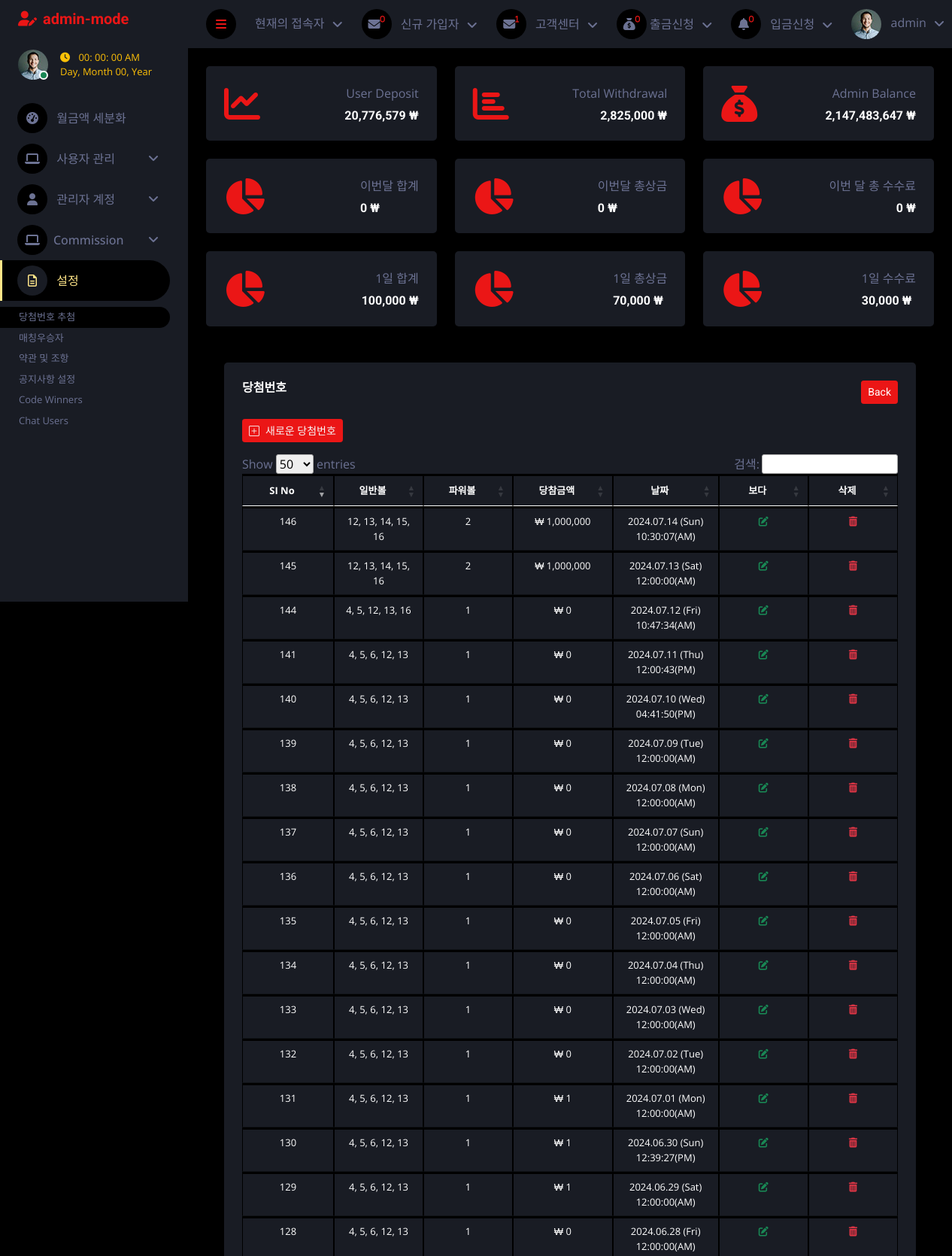
The app's page /admin/index.php?winning_numbers (signed in, upper part) with its own data.
### tables this page shows
CREATE TABLE `generate_numbers` (
  `gen_id` int(11) NOT NULL,
  `main_numbers` varchar(100) NOT NULL,
  `powerball_number` varchar(20) NOT NULL,
  `winning_price` int(100) NOT NULL DEFAULT 0,
  `generated_at` datetime NOT NULL DEFAULT current_timestamp()
);

### admin/winning_numbers.php (the view, shortened to what this page needs)
<div class="container-fluid pt-4 px-4">
    <div class="row g-4">
        <div class="col-sm-12">
            <div class="bg-secondary rounded h-100 p-4">
                <div>
                    <h6 class="mb-4">당첨번호
                        <a href="index.php" class="btn btn-primary btn-sm float-end">Back</a>
                    </h6>
                </div>
                <div class="d-flex">
                    <a href="#winningnumbers" class="btn btn-primary text-light btn-sm my-2 mx-0" data-bs-toggle="modal"><i class="bi bi-plus-square me-2"></i>새로운 당첨번호</a>
                </div>
                <div class="table-responsive my-2">
                    <table class="table table-bordered text-white text-center my-3" style="font-size: small;" id="myTable">
                        <thead>
                            <tr>
                                <th class="text-center">SI No</th>
                                <th class="text-center">일반볼</th>
                                <th class="text-center">파워볼</th>
                                <th class="text-center">당참금액</th>
                                <th class="text-center">날짜</th>
                                <th class="text-center">보다</th>
                                <th class="text-center">삭제</th>
                            </tr>
                        </thead>
                        <tbody>
                            <?php
                            include "./inc/connect.php";
                            $get_users = "Select * from `generate_numbers` order by `generated_at` DESC";
                            $result_query = mysqli_query($conn, $get_users);
                            while ($run_query = mysqli_fetch_array($result_query)) {
                                $main_numbers = explode(',', $run_query["main_numbers"]);
                                sort($main_numbers);
                                $sortedNumbers = implode(', ', $main_numbers);
                                $id = $run_query['gen_id'];
                                $powerballs = $run_query['powerball_number'];
                                $winning_price = $run_query['winning_price'];
                                $currentDateTime = date('Y.m.d (D) h:i:s(A)', strtotime($run_query['generated_at']));
                            ?>
                                <tr class='text-center'>
                                    <td><?php echo $id ?></td>
                                    <td><?php echo ($sortedNumbers) ?></td>
                                    <td><?php echo ($powerballs) ?></td>
                                    <td>₩ <?php echo number_format(($winning_price)) ?></td>
                                    <td> <?php echo $currentDateTime ?></td>
                                    <td><a href='index.php?winning_numbers_update=<?php echo $id ?>' class='text-success'><i class='fa-solid fa-pen-to-square'></i></a></td>
                                    <td><a href='index.php?delete_draw_numbers=<?php echo $id ?>' class='text-danger'><i class='fa-solid fa-trash-can'></i></a></td>
                                </tr>
                            <?php
                            }
                            ?>
                        </tbody>
                    </table>
                </div>
            </div>
        </div>
    </div>
</div>

### admin/index.php (shortened to what this page needs)
<div class="content">
    <?php include "inc/navbar.php"; ?>
    <div class="container-fluid pt-4 px-4">
        <div class="row g-4">
            <?php
            $query = "SELECT * FROM deposit_mgt";
            $query_run = mysqli_query($conn, $query);
            $user_deposit = 0;
            while ($num = mysqli_fetch_assoc($query_run)) {
                $user_deposit +=  $num['amount_deposit'];
            }
            ?>
            <div class="col-sm-12 col-xl-4">
                <div class="bg-secondary rounded d-flex align-items-center justify-content-between p-4">
                    <i class="fa fa-chart-line fa-3x text-primary"></i>
                    <div class="ms-3">
                        <p class="mb-2 float-end">User Deposit</p>
                        <h6 class="mb-0"><?php echo number_format($user_deposit); ?> ₩</h6>
                    </div>
                </div>
            </div>
            <?php
            $users_withdrawal = "SELECT * FROM users_withdrawal";
            $query_run = mysqli_query($conn, $users_withdrawal);
            $total_withdrawal = 0;
            while ($num = mysqli_fetch_assoc($query_run)) {
                $total_withdrawal +=  $num['amount_withdrawal'];
            }
            ?>
            <div class="col-sm-12 col-xl-4">
                <div class="bg-secondary rounded d-flex align-items-center justify-content-between p-4">
                    <i class="fa fa-chart-bar fa-3x text-primary"></i>
                    <div class="ms-3">
                        <p class="mb-2 float-end">Total Withdrawal</p>
                        <h6 class="mb-0" style="text-align: end;"><?php echo number_format($total_withdrawal) ?> ₩</h6>
                    </div>
                </div>
            </div>
            <?php
            $id = $_SESSION['id'];
            $query = "SELECT admin_credit FROM admins where id = $id";
            $query_run = mysqli_query($conn, $query);
            while ($run_query = mysqli_fetch_array($query_run)) {
                $credit = $run_query['admin_credit'];
            }
            ?>
            <div class="col-sm-12 col-xl-4">
               <div class="bg-secondary rounded d-flex align-items-center justify-content-between p-4">
                   <i class="fa fa-sack-dollar fa-3x text-primary"></i>
                   <div class="ms-3">
                       <p class="mb-2 float-end">Admin Balance</p>
                       <h6 class="mb-0"><?php echo number_format($credit); ?> ₩</h6>
                   </div>
               </div>
            </div>
            <?php
            $pay_monthly = 0;
            ?>
            <div class="col-sm-12 col-xl-4">
                <div class="bg-secondary rounded d-flex align-items-center justify-content-between p-4">
                    <i class="fa fa-chart-pie fa-3x text-primary"></i>
                    <div class="ms-3">
                        <p class="mb-2 float-end">이번달 합계</p>
                        <h6 class="mb-0"><?php echo number_format($pay_monthly); ?> ₩</h6>
                    </div>
                </div>
            </div>
            <?php
            $prize_monthly = 0;
            ?>
            <div class="col-sm-12 col-xl-4">
                <div class="bg-secondary rounded d-flex align-items-center justify-content-between p-4">
                    <i class="fa fa-chart-pie fa-3x text-primary"></i>
                    <div class="ms-3">
                        <p class="mb-2 float-end">이번달 총상금</p>
                        <h6 class="mb-0"><?php echo number_format($prize_monthly); ?> ₩</h6>
                    </div>
                </div>
            </div>
            <?php
            $com_monthly = 0;
            ?>
            <div class="col-sm-12 col-xl-4">
                <div class="bg-secondary rounded d-flex align-items-center justify-content-between p-4">
                    <i class="fa fa-chart-pie fa-3x text-primary"></i>
                    <div class="ms-3">
                        <p class="mb-2 float-end">이번 달 총 수수료</p>
                        <h6 class="mb-0" style="text-align: end;"   ><?php echo number_format($com_monthly); ?> ₩</h6>
                    </div>
                </div>
            </div>
            <?php
            $get_users = "SELECT *, SUM(payment) AS total_payment_amount FROM user_purchases GROUP BY DATE(date_purchase) ORDER BY `date_purchase` ASC";
            $result_query = mysqli_query($conn, $get_users);
            $previous_date = null;
            $total_prize = 0;
            while ($run_query = mysqli_fetch_array($result_query)) {
                if ($previous_date === null || date('Y-m-d', strtotime($previous_date)) != date('Y-m-d', strtotime($run_query['date_purchase']))) {
                    $total_prize = 0;
                }
                $total_prize += $run_query['total_payment_amount'];
                $previous_date = $run_query['date_purchase'];
            }
            ?>
            <div class="col-sm-12 col-xl-4">
                <div class="bg-secondary rounded d-flex align-items-center justify-content-between p-4">
                    <i class="fa fa-chart-pie fa-3x text-primary"></i>
                    <div class="ms-3">
                        <p class="mb-2 float-end">1일 합계</p>
                        <h6 class="mb-0" style="text-align: end;"><?php echo number_format($total_prize); ?> ₩</h6>
                    </div>
                </div>
            </div>
            <?php
            $get_users = "SELECT *, SUM(winning_amount) AS total_prize_amount FROM user_purchases GROUP BY DATE(date_purchase) ORDER BY `date_purchase` ASC";
            $result_query = mysqli_query($conn, $get_users);
            $previous_date = null;
            $total_payment = 0;
            while ($run_query = mysqli_fetch_array($result_query)) {
                if ($previous_date === null || date('Y-m-d', strtotime($previous_date)) != date('Y-m-d', strtotime($run_query['date_purchase']))) {
                    $total_payment = 0;
                }
                $total_payment += $run_query['total_prize_amount'];
                $previous_date = $run_query['date_purchase'];
            }
            ?>
            <div class="col-sm-12 col-xl-4">
                <div class="bg-secondary rounded d-flex align-items-center justify-content-between p-4">
                    <i class="fa fa-chart-pie fa-3x text-primary"></i>
                    <div class="ms-3">
                        <p class="mb-2 float-end">1일 총상금</p>
                        <h6 class="mb-0"><?php echo number_format($total_payment); ?> ₩</h6>
                    </div>
                </div>
            </div>
            <?php
            $get_users = "SELECT *, SUM(admin_fee) AS total_commi_amount FROM admins_fee GROUP BY DATE(date_purchase) ORDER BY `date_purchase` ASC";
            $result_query = mysqli_query($conn, $get_users);
            $previous_date = null;
            $total_commi = 0;
            while ($run_query = mysqli_fetch_array($result_query)) {
                if ($previous_date === null || date('Y-m-d', strtotime($previous_date)) != date('Y-m-d', strtotime($run_query['date_purchase']))) {
                    $total_commi = 0;
                }
                $total_commi += $run_query['total_commi_amount'];
                $previous_date = $run_query['date_purchase'];
            }
            ?>
            <div class="col-sm-12 col-xl-4">
                <div class="bg-secondary rounded d-flex align-items-center justify-content-between p-4">
                    <i class="fa fa-chart-pie fa-3x text-primary"></i>
                    <div class="ms-3">
                        <p class="mb-2 float-end">1일 수수료</p>
                        <h6 class="mb-0"><?php echo number_format($total_commi); ?> ₩</h6>
                    </div>
                </div>
            </div>
        </div>
    </div>
    <div class="container-fluid pt-4 px-4">
        <div class="row g-4">
            <div class="col-12">
                <?php
                if (isset($_GET['winning_numbers'])) {
                    include('winning_numbers.php');
                }
                ?>
            </div>
        </div>
    </div>
    <?php include "inc/footer.php"; ?>

### admin/assets/css/style.css (style rules this page uses)
:root { --primary: #ffe588; --secondary: #191C24; --light: #6C7293; --dark: #000000; }
.btn { transition: .5s; }
.content { margin-left: 250px; min-height: 100vh; background: var(--dark); transition: 0.5s; }
@media (min-width: 992px) { .content { width: calc(100% - 250px); } }

### admin/winning_numbers.php (style rules this page uses)
table.dataTable tbody th, table.dataTable tbody td { padding: 8px 10px; display: absolute; width: 150px; }
table.dataTable th, table.dataTable td { box-sizing: content-box; }
.table-bordered>:not(caption)>*>* { border-width: 3px 1px; }
.table>:not(caption)>*>* { padding: .5rem .5rem; background-color: var(--bs-table-bg); border-bottom-width: 1px; box-shadow: inset 0 0 0 9999px var(--bs-table-accent-bg); }
thead, tbody, tfoot, tr, td, th { border-color: inherit; border-style: solid; border-width: 0; }

### records on screen
generate_numbers: gen_id "146", main_numbers "12, 13, 14, 15, 16", powerball_number "2", winning_price "1,000,000", generated_at "2024.07.14 (Sun) 10:30:07(AM)"
generate_numbers: gen_id "145", main_numbers "12, 13, 14, 15, 16", powerball_number "2", winning_price "1,000,000", generated_at "2024.07.13 (Sat) 12:00:00(AM)"
generate_numbers: gen_id "144", sortedNumbers "4, 5, 12, 13, 16", powerball_number "1", winning_price "0", generated_at "2024.07.12 (Fri) 10:47:34(AM)"
generate_numbers: gen_id "141", sortedNumbers "4, 5, 6, 12, 13", powerball_number "1", winning_price "0", generated_at "2024.07.11 (Thu) 12:00:43(PM)"
generate_numbers: gen_id "140", sortedNumbers "4, 5, 6, 12, 13", powerball_number "1", winning_price "0", generated_at "2024.07.10 (Wed) 04:41:50(PM)"
generate_numbers: gen_id "139", sortedNumbers "4, 5, 6, 12, 13", powerball_number "1", winning_price "0", generated_at "2024.07.09 (Tue) 12:00:00(AM)"
generate_numbers: gen_id "138", sortedNumbers "4, 5, 6, 12, 13", powerball_number "1", winning_price "0", generated_at "2024.07.08 (Mon) 12:00:00(AM)"
generate_numbers: gen_id "137", sortedNumbers "4, 5, 6, 12, 13", powerball_number "1", winning_price "0", generated_at "2024.07.07 (Sun) 12:00:00(AM)"
generate_numbers: gen_id "136", sortedNumbers "4, 5, 6, 12, 13", powerball_number "1", winning_price "0", generated_at "2024.07.06 (Sat) 12:00:00(AM)"
generate_numbers: gen_id "135", sortedNumbers "4, 5, 6, 12, 13", powerball_number "1", winning_price "0", generated_at "2024.07.05 (Fri) 12:00:00(AM)"
generate_numbers: gen_id "134", sortedNumbers "4, 5, 6, 12, 13", powerball_number "1", winning_price "0", generated_at "2024.07.04 (Thu) 12:00:00(AM)"
generate_numbers: gen_id "133", sortedNumbers "4, 5, 6, 12, 13", powerball_number "1", winning_price "0", generated_at "2024.07.03 (Wed) 12:00:00(AM)"
generate_numbers: gen_id "132", sortedNumbers "4, 5, 6, 12, 13", powerball_number "1", winning_price "0", generated_at "2024.07.02 (Tue) 12:00:00(AM)"
generate_numbers: gen_id "131", sortedNumbers "4, 5, 6, 12, 13", powerball_number "1", winning_price "1", generated_at "2024.07.01 (Mon) 12:00:00(AM)"
generate_numbers: gen_id "130", sortedNumbers "4, 5, 6, 12, 13", powerball_number "1", winning_price "1", generated_at "2024.06.30 (Sun) 12:39:27(PM)"
generate_numbers: gen_id "129", sortedNumbers "4, 5, 6, 12, 13", powerball_number "1", winning_price "1", generated_at "2024.06.29 (Sat) 12:00:00(AM)"
generate_numbers: gen_id "128", sortedNumbers "4, 5, 6, 12, 13", powerball_number "1", winning_price "0", generated_at "2024.06.28 (Fri) 12:00:00(AM)"

### other values on screen
$_SESSION['name'] "admin"
$row_count2 "1"
$user_deposit "20,776,579"
$total_withdrawal "2,825,000"
$credit "2,147,483,647"
$pay_monthly "0"
$prize_monthly "0"
$com_monthly "0"
$total_prize "100,000"
$total_payment "70,000"
$total_commi "30,000"
